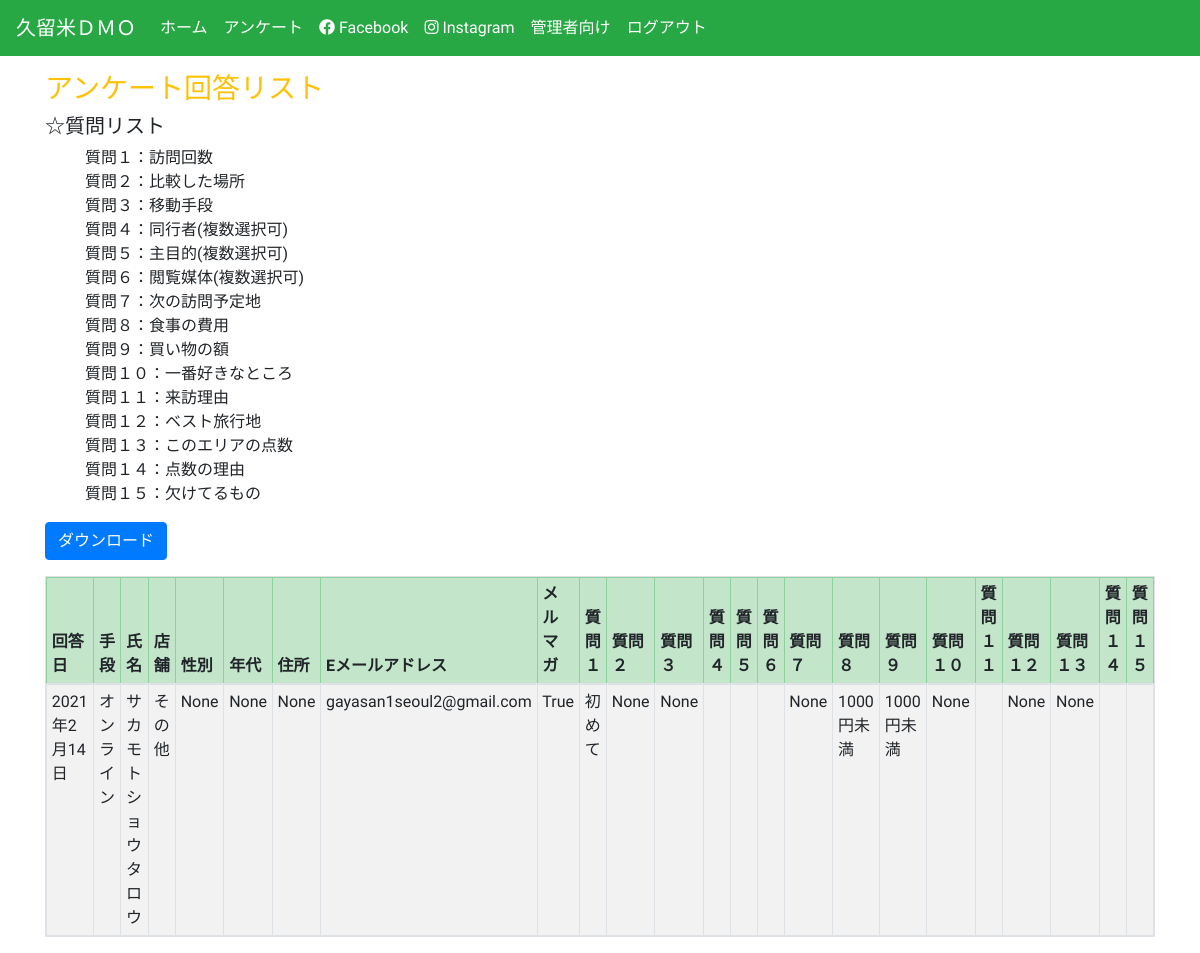
Screenshot of /list/ (signed in) with the database file from the repository.
### anke/models.py (models this page shows, shortened)
class Anke(models.Model):
    STATUS_CHOICES = (
        ('on', 'オンライン'),
        ('off', '紙'),
    )
    VISIT_CHOICES = (
        ('0', '初めて'),
        ('1', '２回目〜５回目'),
        ('2', '６回目〜１０回目'),
        ('3', '１０回以上'),
        ('4', '地元住民'),
    )
    AGE_CHOICES = (
        ('0', '20歳未満'),
        ('1', '20歳以上〜30歳未満'),
        ('2', '30歳以上〜40歳未満'),
        ('3', '40歳以上〜50歳未満'),
        ('4', '50歳以上〜60歳未満'),
        ('6', '60歳以上〜70歳未満'),
        ('7', '70歳以上'),
    )
    MONEY_CHOICES = (
        ('0', '1000円未満'),
        ('1', '1000円以上〜2000円未満'),
        ('2', '2000円以上〜3000円未満'),
        ('3', '4000円以上〜5000円未満'),
        ('4', '5000円以上〜10000円未満'),
        ('5', '10000円以上'),
    )
    SHOP_CHOICES = (
        ('ka', 'カパテリア'),
        ('be', '紅乙女酒造'),
        ('ky', '巨峰ワイン'),
        ('ju', '樹蘭マルシェ'),
        ('others', 'その他'),
    )
    GENDER_CHOICES = (
        ('m', '男性'),
        ('f', '女性'),
        ('c', 'カスタム'),
    )
    name = models.CharField(max_length=200, verbose_name=('氏名'))
    shop = models.CharField(max_length=300, default='others', verbose_name=('お店'), choices=SHOP_CHOICES)
    age = models.CharField(max_length=200, null=True, verbose_name=('年代'), blank=True,  choices=AGE_CHOICES)
    gender = models.CharField(max_length=200, verbose_name=('性別'), choices=GENDER_CHOICES, null=True, blank=True)
    address = models.CharField(blank=True, null=True, max_length=300, verbose_name=('住所'))
    email = models.EmailField(verbose_name=('Eメールアドレス'))
    created = models.DateTimeField(auto_now_add=True, verbose_name=('回答日時'), null=True)
    status = models.CharField(max_length=200, choices=STATUS_CHOICES, verbose_name='回答手段', null=True, default='on')
    question1 = models.CharField(max_length=300, blank=True, choices=VISIT_CHOICES, default='0', verbose_name=('質問1'))
    question2 = models.CharField(max_length=300, blank=True, null=True, verbose_name=('質問2'))
    question3 = models.ForeignKey(Traffic, on_delete=models.PROTECT, verbose_name='質問3', blank=True, null=True)
    question4 = models.ManyToManyField(Person, verbose_name='質問4', blank=True)
    question5 = models.ManyToManyField(Purpose, verbose_name='質問5', blank=True)
    question6 = models.ManyToManyField(Media, verbose_name='質問6', blank=True)
    question7 = models.CharField(max_length=300, blank=True, null=True, verbose_name=('質問7'))
    question8 = models.CharField(max_length=300, blank=True, choices=MONEY_CHOICES, default='0', verbose_name=('質問8'))
    question9 = models.CharField(max_length=300, blank=True, choices=MONEY_CHOICES, default='0', verbose_name=('質問9'))
    question10 = models.CharField(max_length=300, blank=True, null=True, verbose_name=('質問10'))
    question11 = models.TextField(blank=True, null=True, verbose_name=('質問11'))
    question12 = models.CharField(max_length=300, blank=True, null=True, verbose_name=('質問12'))
    question13 = models.PositiveIntegerField(blank=True, null=True, verbose_name=('質問13'))
    question14 = models.TextField(blank=True, null=True, verbose_name=('質問14'))
    question15 = models.TextField(blank=True, null=True, verbose_name=('質問15'))
    notification = models.BooleanField(default=False, null=True, verbose_name=('メルマガ'))
    class Meta:
        ordering = ['-created']
        verbose_name = ('アンケート')
        verbose_name_plural = ('アンケート')

### anke/views.py (the view)
# urls.py: path('list/', views.ankeList, name='list'),
@staff_member_required
@login_required
def ankeList(request):
    data = Anke.objects.all()
    return render(request, 'anke/list.html', {'data': data})

### anke/templates/anke/list.html (shortened to what this page needs)
{% extends 'base.html' %}
{% load crispy_forms_tags %}
{% block content %}
<div class="container">
<h3 class="mt-3 text-warning">アンケート回答リスト</h3>
    <div class="questions">
      <h5>☆質問リスト</h5>
      <ul  style="list-style: none;">
        <li>質問１：訪問回数</li>
        <li>質問２：比較した場所</li>
        <li>質問３：移動手段</li>
        <li>質問４：同行者(複数選択可)</li>
        <li>質問５：主目的(複数選択可)</li>
        <li>質問６：閲覧媒体(複数選択可)</li>
        <li>質問７：次の訪問予定地</li>
        <li>質問８：食事の費用</li>
        <li>質問９：買い物の額</li>
        <li>質問１０：一番好きなところ</li>
        <li>質問１１：来訪理由</li>
        <li>質問１２：ベスト旅行地</li>
        <li>質問１３：このエリアの点数</li>
        <li>質問１４：点数の理由</li>
        <li>質問１５：欠けてるもの</li>
      </ul>
    </div>
    <a class="btn btn-primary mb-3" href="{%  url 'anke:export' %}">ダウンロード</a>
    <table class="table table-sm table-striped table-responsive table-bordered">
        <thead class="table-success">
            <tr>
            <th scope="col">回答日</th>
            <th scope="col">手段</th>
            <th scope="col">氏名</th>
            <th scope="col">店舗</th>
            <th scope="col">性別</th>
            <th scope="col">年代</th>
            <th scope="col">住所</th>
            <th scope="col">Eメールアドレス</th>
            <th scope="col">メルマガ</th>
            <th scope="col">質問１</th>
            <th scope="col">質問２</th>
            <th scope="col">質問３</th>
            <th scope="col">質問４</th>
            <th scope="col">質問５</th>
            <th scope="col">質問６</th>
            <th scope="col">質問７</th>
            <th scope="col">質問８</th>
            <th scope="col">質問９</th>
            <th scope="col">質問１０</th>
            <th scope="col">質問１１</th>
            <th scope="col">質問１２</th>
            <th scope="col">質問１３</th>
            <th scope="col">質問１４</th>
            <th scope="col">質問１５</th>
            </tr>
          </thead>
    <tbody>
    {% for answer in data %}
    <tr　scope="row">
      <td>{{answer.created|date}}</td>
      <td>{{answer.get_status_display}}</td>
      <td>{{answer.name}}</td>
      <td>{{answer.get_shop_display}}</td>
      <td>{{answer.get_gender_display}}</td>
      <td>{{answer.get_age_display}}</td>
      <td>{{answer.address}}</td>
      <td>{{answer.email}}</td>
      <td>{{answer.notification}}</td>
      <td>{{answer.get_question1_display}}</td>
      <td>{{answer.question2}}</td>
      <td>{{answer.question3}}</td>
      <td>
      </td>
      <td>
      </td>
      <td>
      </td>
      <td>{{answer.question7}}</td>
      <td>{{answer.get_question8_display}}</td>
      <td>{{answer.get_question9_display}}</td>
      <td>{{answer.question10}}</td>
      <td>{{answer.question11}}</td>
      <td>{{answer.question12}}</td>
      <td>{{answer.question13}}</td>
      <td>{{answer.question14}}</td>
      <td>{{answer.question15}}</td>
  </tr>
    {% endfor %}
    </tbody>
    </table>
</div>
{% endblock content %}

### templates/base.html (shortened to what this page needs)
{% load static %}
<!DOCTYPE html>
<html lang="ja">
  <head>
    <link rel="stylesheet" href="https://pro.fontawesome.com/releases/v5.10.0/css/all.css"/>
    <link rel="stylesheet" href="https://stackpath.bootstrapcdn.com/bootstrap/4.5.0/css/bootstrap.min.css">
  </head>
  <body style="font-family: 'Kosugi Maru', sans-serif;">
        <nav class="navbar navbar-expand-lg navbar-dark bg-success">
            <a class="navbar-brand" href="{% url 'anke:index' %}">久留米ＤＭＯ</a>
            <div class="collapse navbar-collapse" id="navbarNavAltMarkup">
              <div class="navbar-nav">
                <a class="nav-item nav-link active" href="{% url 'anke:index' %}">ホーム<span class="sr-only">(current)</span></a>
                <a class="nav-item nav-link active" href="{% url 'anke:anke' %}">アンケート</a>
                <a class="nav-item nav-link active" href="https://www.facebook.com/kurumedmo/" target="_blank"><i class="fab fa-facebook mr-1"></i>Facebook</a>
                <a class="nav-item nav-link active" href="https://www.instagram.com/kurumedmo/" target="_blank"><i class="fab fa-instagram mr-1"></i>Instagram</a>
                <a class="nav-item nav-link active" href="{% url 'anke:table' %}">管理者向け</a>
                {% if user.is_staff %}
                <a class="nav-item nav-link active" href="{% url 'account_logout' %}">ログアウト</a>
                {% endif %}
              </div>
            </div>
          </nav>
    {% block content %}
    {% endblock %}
  </body>
</html>

### rows the page displays
Anke: created "2021年2月14日", status "オンライン", name "サカモトショウタロウ", shop "その他", gender "None", age "None", address "None", email "gayasan1seoul2@gmail.com", notification "True", question1 "初めて", question2 "None", question3 "None", question7 "None", question8 "1000円未満", question9 "1000円未満", question10 "None", question12 "None", question13 "None"
